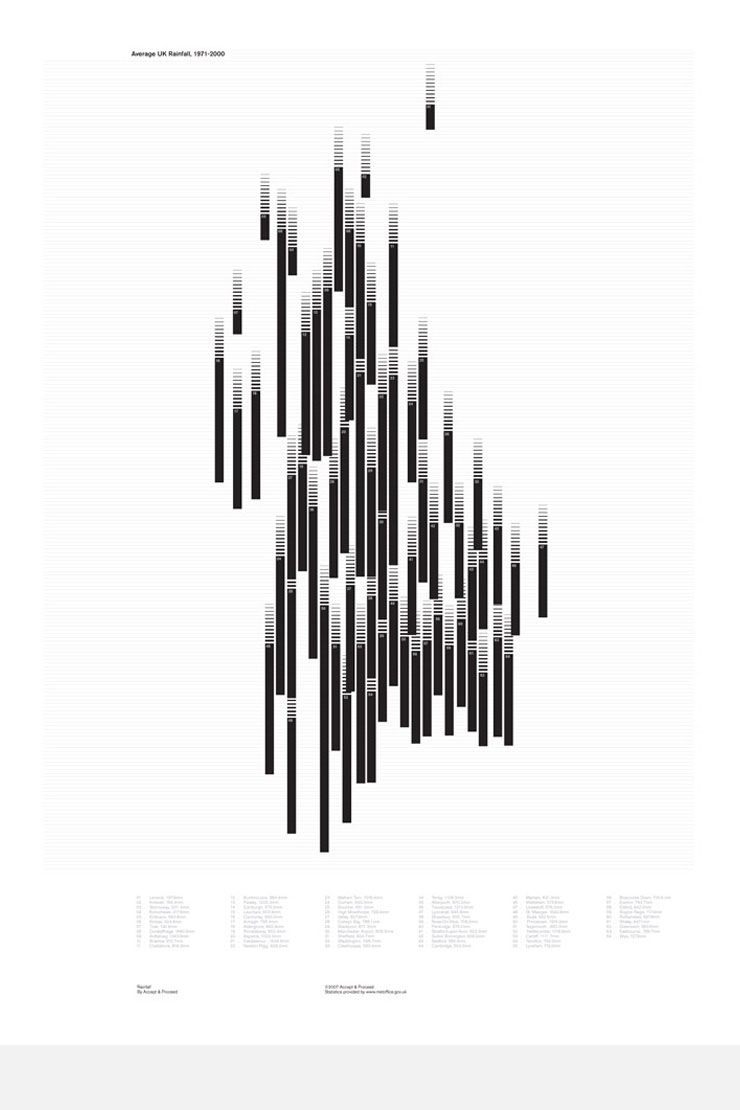
#> input picture images/Creative 2639, Jpg, Jpeg, Image, and 740X1110 image ideas & inspiration on Designspiration.jpeg, 740 x 1110 px; its folder holds 4 pictures in this run
$ jupyter execute --allow-errors 'PilotAI Assignment.ipynb'
#> lines starting #> are read from the running program, lines starting #| are printed output that depends on the picture
# A. Data Analysis

[cell 1]
import math
import numpy as np
import pandas as pd
import matplotlib.pyplot as plot
from sklearn.linear_model import LinearRegression
from sklearn.metrics import r2_score
import statsmodels.api as sm

#> (a cell that did not finish here is left out)

## Linear Regression - Mail

[cell 3]
# Set up the model
model = LinearRegression()
# Fit the model
#> (the rest of this cell did not finish here and is left out)

## Linear Regression - Radio

[cell 4]
model = LinearRegression()
#> (the rest of this cell did not finish here and is left out)

## Multiple Linear Regression & P-Value
##### Ran regression with both channels to see which had a lower p-value

#> (a cell that did not finish here is left out)

## Correlation

#> (a cell that did not finish here is left out)

## Basic Analysis
##### Performed basic analysis verifying mailers were more efficient than radio

| Days      | Spend per day | Channel | Avg  | Min  | Max | Cost per acquisition |
|-----------|-------|--------|------|------|-----|----------------------|
| 54 Days   | 0     | na     | 4.76 | 2    | 15  | 0                   |
| Day 29-38 | 2000  | Radio  | 6    | 2    | 18  | 1613               |
| Day 63-67 | 600   | Mailer | 11   | 8    | 16  | 96                  |

## Verify Mail Regression Output
##### Ran regression using another Python library to verify my regression output was correct

#> (a cell that did not finish here is left out)

# B. Programming Task

In your day-to-day, you may need to handle making videos from a large number of still images. Please write a script that takes as input a directory with an arbitrary number of still images, and creates an mp4 video. You may leverage FFMPEG.

[cell 8]
import cv2
import os
from os.path import isfile, join

[cell 9]
# initial variables and setup
#image_dir = os.getcwd()
imageDir = 'images'
ext = '.png'
ext2 = '.jpeg'
outputVideo = 'imagesToVideoDV.mp4'
shape = 960, 720
fps = 1

# can remove "if f.endswith(ext)" if directory only contains images
images = [f for f in os.listdir(imageDir) if f.endswith(ext) or f.endswith(ext2)]

fourcc = cv2.VideoWriter_fourcc(*'DIVX')
video = cv2.VideoWriter(outputVideo, fourcc, fps, shape)

for image in images:
    imagePath = os.path.join(imageDir, image)
    # images need to be same size to be appended to video
    # if skip this step, video only has the first image in the array of images
    image = cv2.imread(imagePath)
#> image is the input picture: shape (1110, 740, 3); mean B, G, R 234.8, 234.7, 235
    resized = cv2.resize(image,shape)
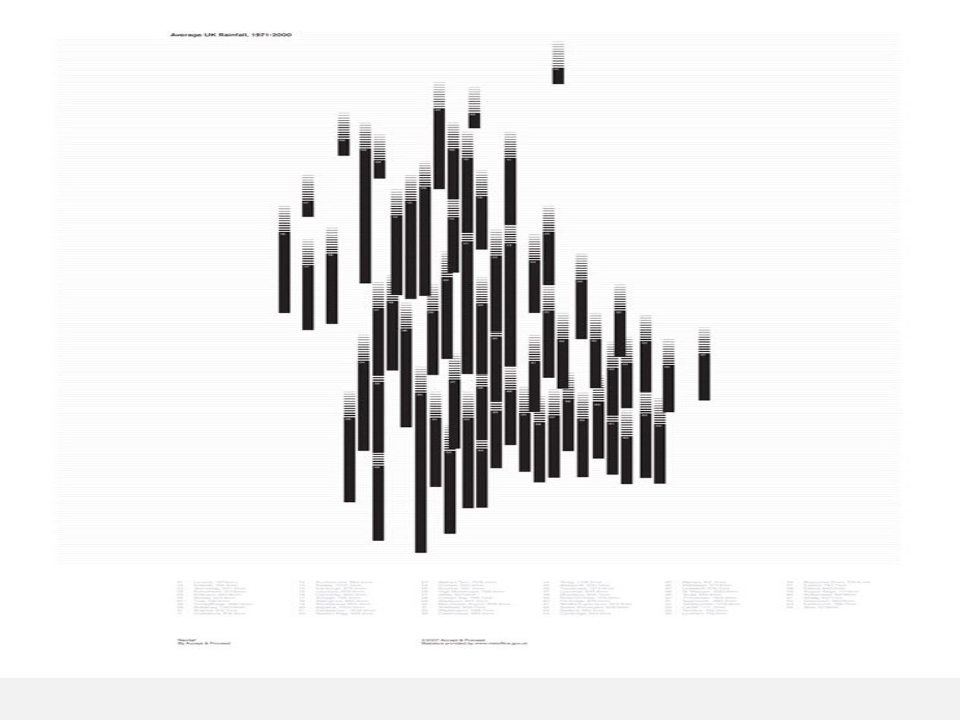
#> resized: shape (720, 960, 3); mean B, G, R 234.7, 234.6, 234.9
    video.write(resized)
#> pass 2 of the loop `for image in images:`:
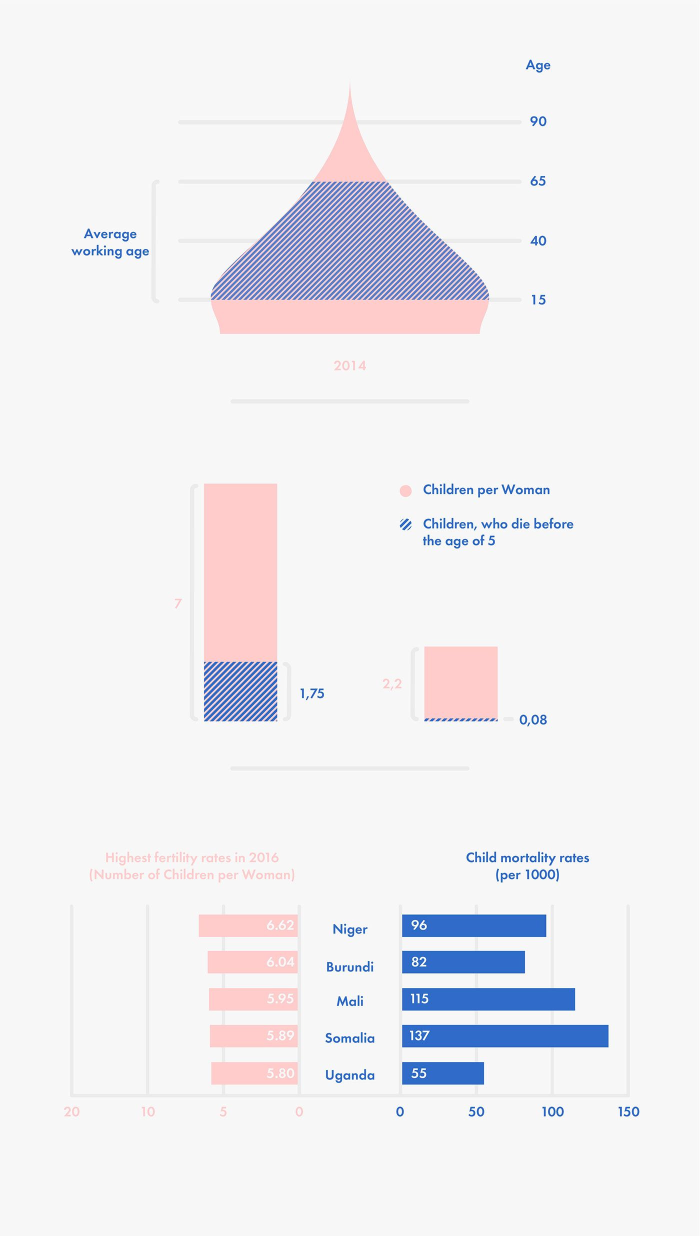
#> input picture images/Internship at Kurzgesagt – In a Nutshell Part 2.jpeg, 1400 x 2472 px (shown at 1/2 size)
#> image is the input picture: shape (2472, 1400, 3); mean B, G, R 242.2, 238.7, 239.5
#> `resized = cv2.resize(image,shape)`:
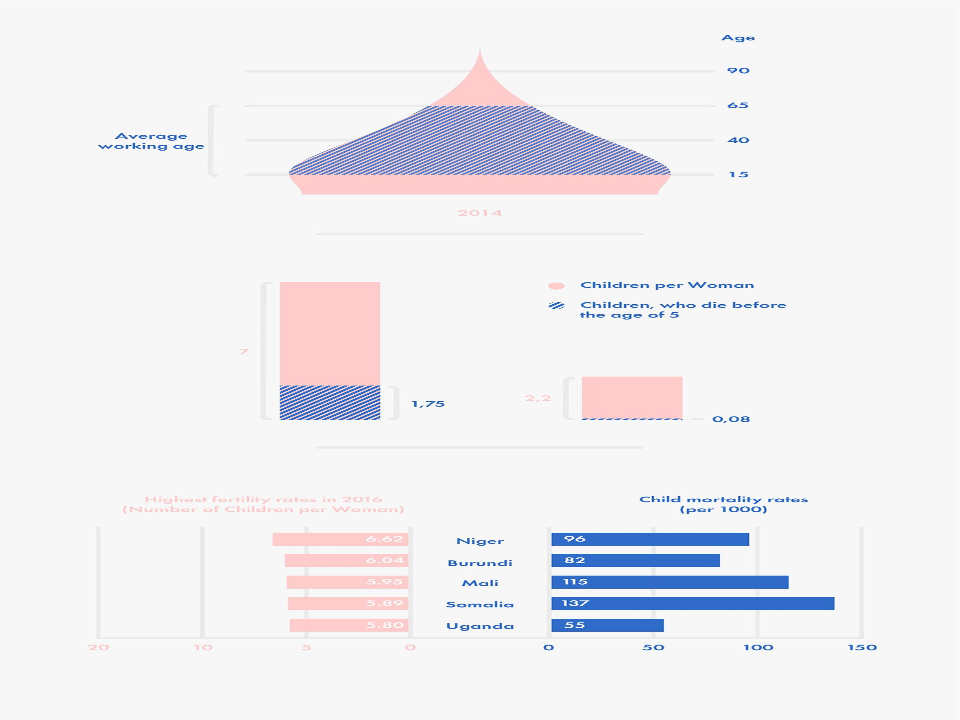
#> resized: shape (720, 960, 3); mean B, G, R 242.1, 238.7, 239.5
#> pass 3 of the loop `for image in images:`:
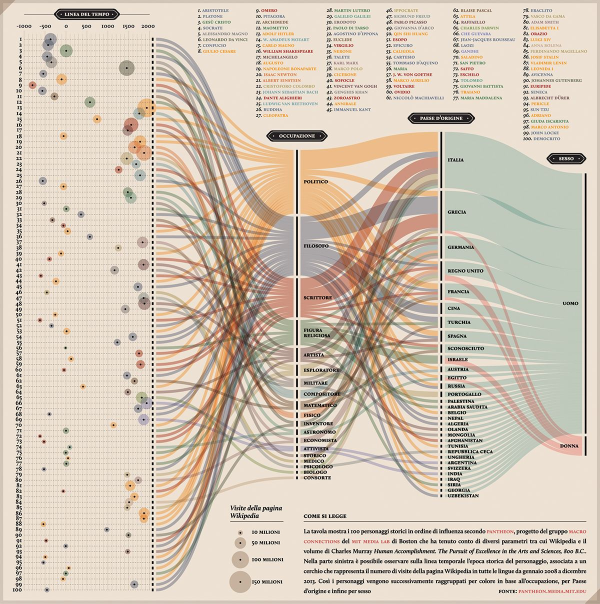
#> input picture images/PANTHEON - Corriere della Sera - La Lettura #181.jpeg, 1200 x 1207 px (shown at 1/2 size)
#> image is the input picture: shape (1207, 1200, 3); mean B, G, R 182.2, 198.2, 211.4
#> `resized = cv2.resize(image,shape)`:
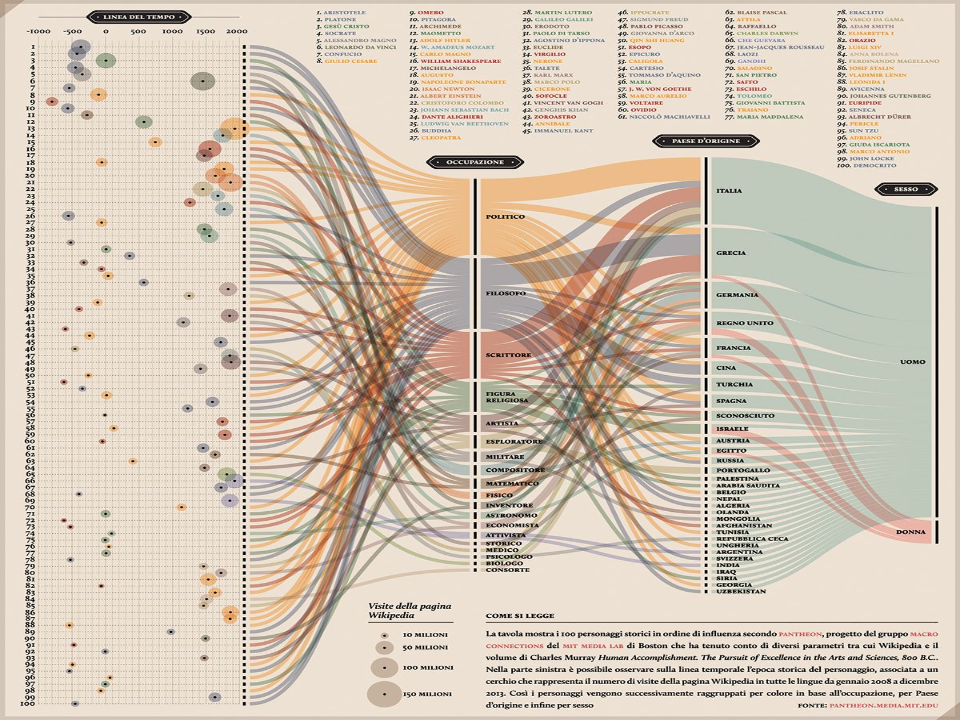
#> resized: shape (720, 960, 3); mean B, G, R 182.1, 198, 211.3
#> the loop made 4 passes; the first 3 are shown

cv2.destroyAllWindows()
video.release()

# outputs imagesToVideo.mp4 file, which is a slideshow of images in the ./images directory.
# speed of slideshow can be controlled by the fps variable
